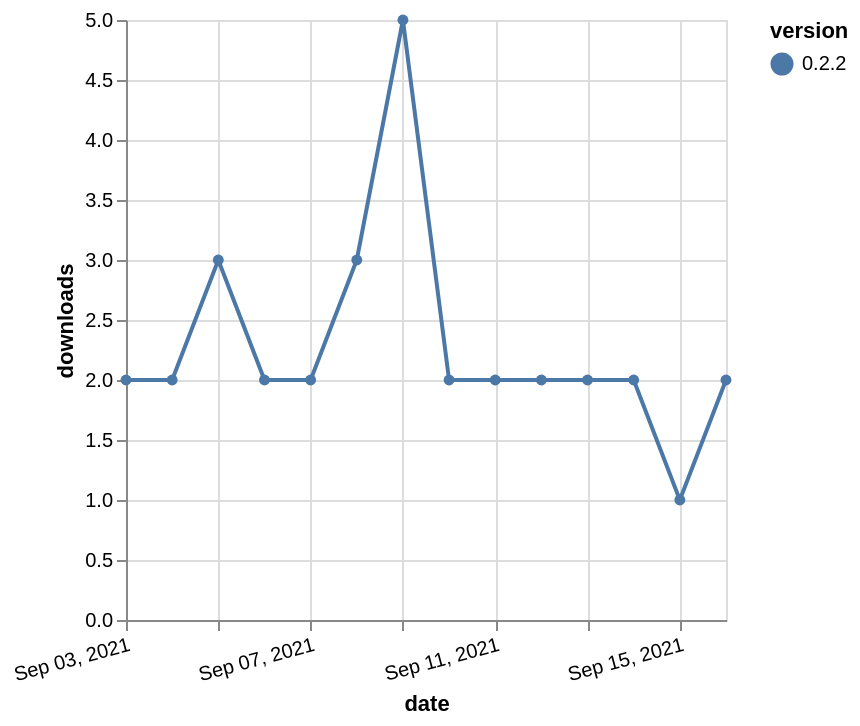

The specification (Vega-Lite) saved for this image:
### Vega-Lite specification from a JSON file in a GitHub repository (floating-point values rounded to 4 significant figures)
{"$schema": "https://vega.github.io/schema/vega-lite/v5.json", "description": "A simple bar chart with embedded data.", "data": {"values": [{"date": "2021-09-03", "total": 4891, "delta": 2, "version": "0.2.2"}, {"date": "2021-09-04", "total": 4893, "delta": 2, "version": "0.2.2"}, {"date": "2021-09-05", "total": 4896, "delta": 3, "version": "0.2.2"}, {"date": "2021-09-06", "total": 4898, "delta": 2, "version": "0.2.2"}, {"date": "2021-09-07", "total": 4900, "delta": 2, "version": "0.2.2"}, {"date": "2021-09-08", "total": 4903, "delta": 3, "version": "0.2.2"}, {"date": "2021-09-09", "total": 4908, "delta": 5, "version": "0.2.2"}, {"date": "2021-09-10", "total": 4910, "delta": 2, "version": "0.2.2"}, {"date": "2021-09-11", "total": 4912, "delta": 2, "version": "0.2.2"}, {"date": "2021-09-12", "total": 4914, "delta": 2, "version": "0.2.2"}, {"date": "2021-09-13", "total": 4916, "delta": 2, "version": "0.2.2"}, {"date": "2021-09-14", "total": 4918, "delta": 2, "version": "0.2.2"}, {"date": "2021-09-15", "total": 4919, "delta": 1, "version": "0.2.2"}, {"date": "2021-09-16", "total": 4921, "delta": 2, "version": "0.2.2"}]}, "width": "container", "mark": {"type": "line", "point": {"filled": true}}, "encoding": {"x": {"field": "date", "type": "temporal", "timeUnit": "yearmonthdate", "title": "date", "axis": {"labelAngle": -15}}, "y": {"field": "delta", "type": "quantitative", "title": "downloads"}, "color": {"field": "version", "type": "nominal"}, "tooltip": {"field": "delta"}}}
